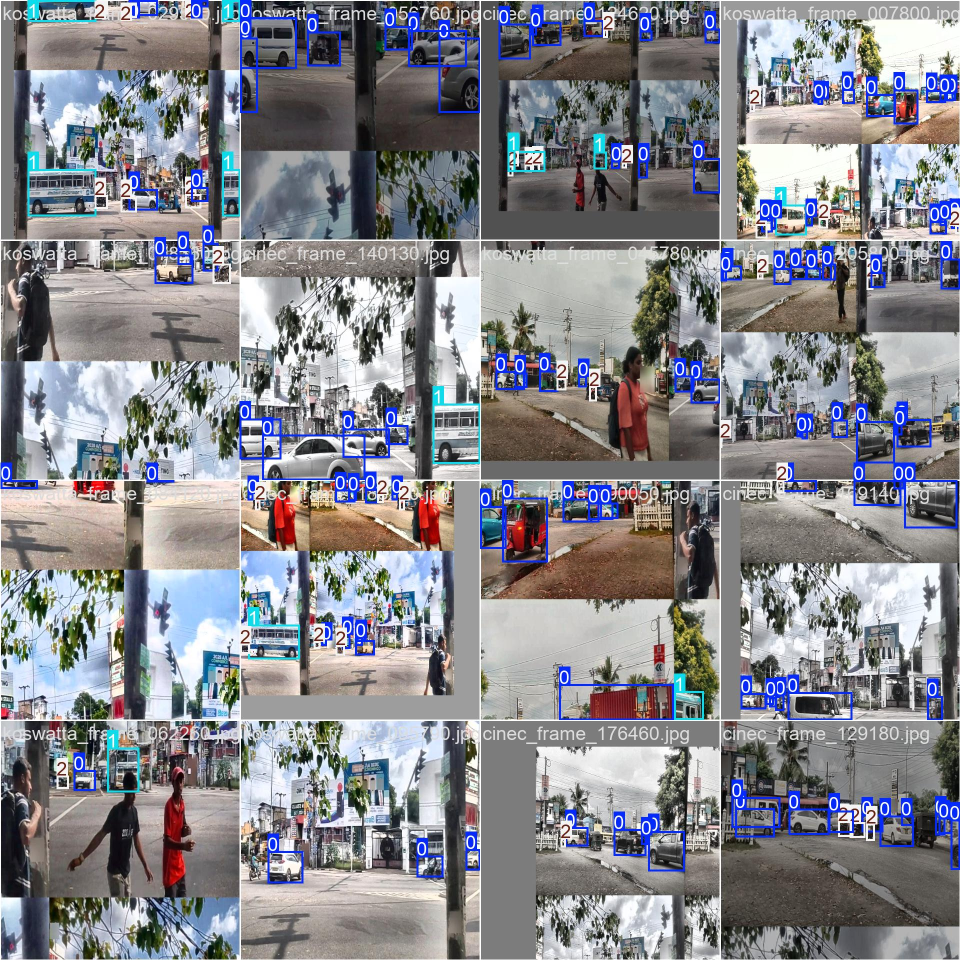
#> input picture runs/detect/train-6/train_batch0.jpg, 1920 x 1920 px (shown at 1/2 size)
$ python -i dataset_prep.py   (imports and definitions only)
#> lines starting #> are read from the running program, lines starting #| are printed output that depends on the picture; after the words box and inside, x2 and y2 are one past the last pixel; in counts of white or black regions, pixels touching at a corner belong together
#> further down, picture is the input picture: shape (1920, 1920, 3); mean B, G, R 140.2, 134.6, 134
### scripts/anonymize_privacy.py
import cv2

face_cascade = cv2.CascadeClassifier(cv2.data.haarcascades + 'haarcascade_frontalface_default.xml')

def blur_faces_and_plates(image):
    """
    Applies Gaussian blurring to pedestrian faces and license plate regions
    to protect commuter privacy under non-invasive field capture protocols.
    """
    gray = cv2.cvtColor(image, cv2.COLOR_BGR2GRAY)
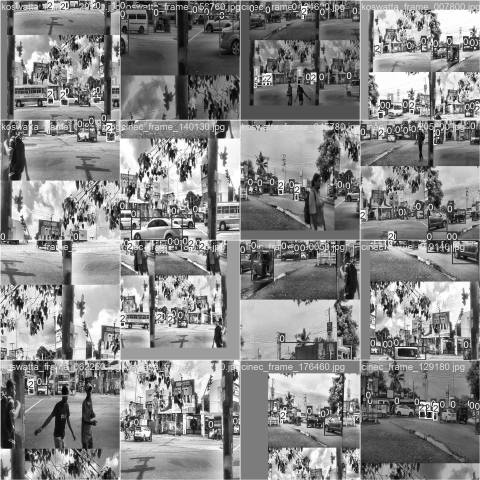
#> gray: shape (1920, 1920) (shown at 1/4 size); min 0, max 255, mean 135.1
    faces = face_cascade.detectMultiScale(gray, scaleFactor=1.1, minNeighbors=5, minSize=(30, 30))
#> faces = [[854, 750, 68, 68], [416, 747, 71, 71]]
    for (x, y, w, h) in faces:
        image[y:y+h, x:x+w] = cv2.GaussianBlur(image[y:y+h, x:x+w], (99, 99), 30)
#> this loop made 2 passes
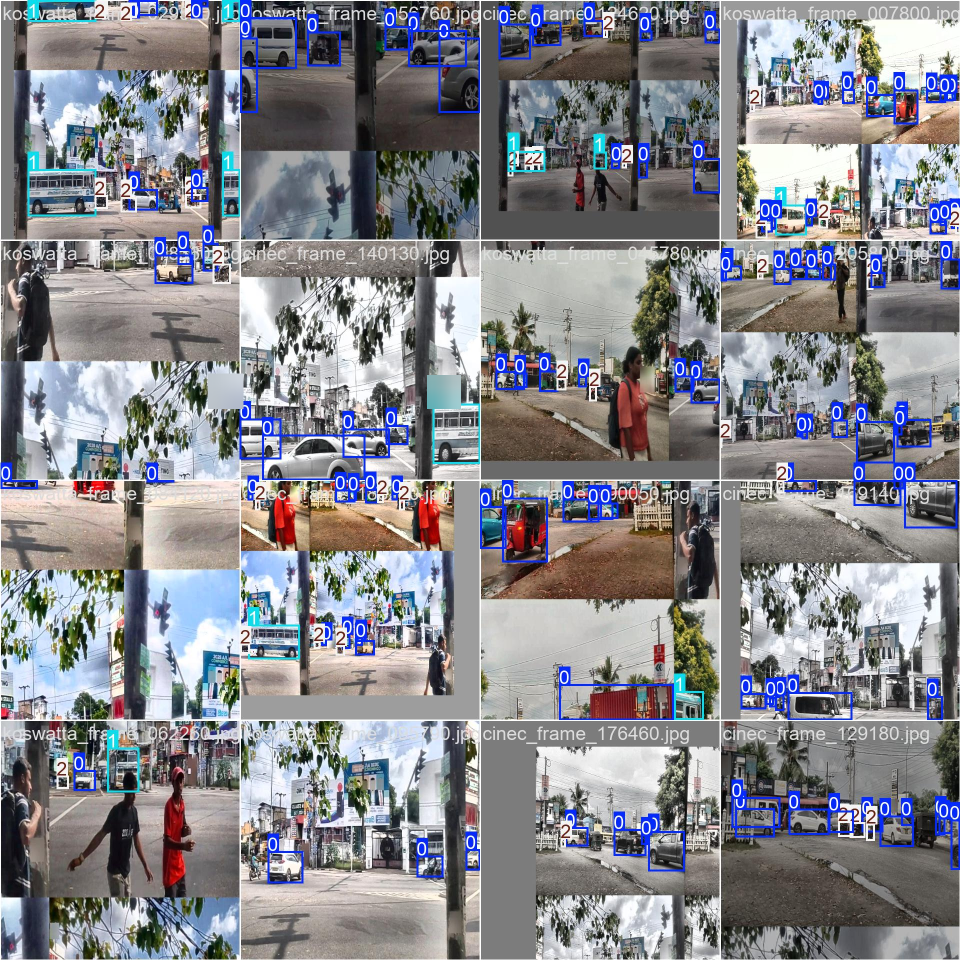
#> image: shape (1920, 1920, 3) (shown at 1/2 size); 0.26% of pixels changed, all inside (x1, y1, x2, y2) = (416, 747, 922, 818)
    return image

### scripts/dataset_prep.py
import os
import cv2
import numpy as np
import random
from anonymize_privacy import blur_faces_and_plates

RAW_DIR = "data/raw"
PROCESSED_IMG_DIR = "data/processed/images"
PROCESSED_LBL_DIR = "data/processed/labels"

# [3 lines not run here, left out]

def apply_preprocessing_pipeline(image):
    # 1. Privacy Anonymization (Faces & Plates)
    anonymized = blur_faces_and_plates(image)

    # 2. CLAHE Contrast Enhancement on Luminance Channel (Lab Color Space)
    lab = cv2.cvtColor(anonymized, cv2.COLOR_BGR2Lab)
#> lab: shape (1920, 1920, 3); mean of channels 0, 1, 2 141.9, 130.6, 125.7
    l, a, b = cv2.split(lab)
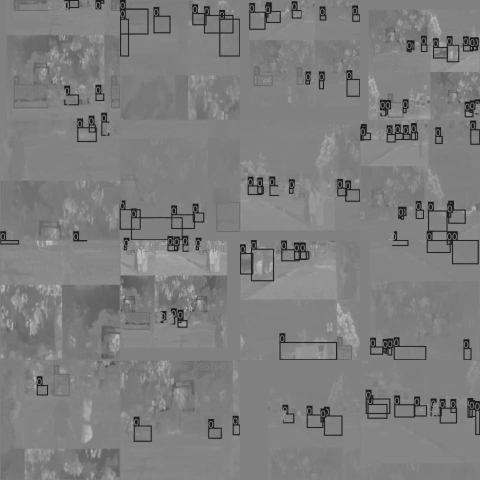
#> b: shape (1920, 1920) (shown at 1/4 size); min 22, max 204, mean 125.7
    clahe = cv2.createCLAHE(clipLimit=2.5, tileGridSize=(8, 8))
    cl = clahe.apply(l)
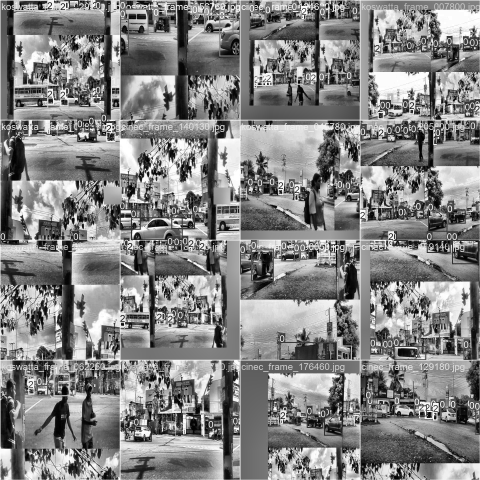
#> cl: shape (1920, 1920) (shown at 1/4 size); min 0, max 255, mean 132.2
    merged = cv2.merge((cl, a, b))
#> merged: shape (1920, 1920, 3); mean of channels 0, 1, 2 132.2, 130.6, 125.7
    enhanced = cv2.cvtColor(merged, cv2.COLOR_Lab2BGR)

    # 3. Resolution Standardization (640x640 bilinear interpolation)
    resized = cv2.resize(enhanced, (640, 640), interpolation=cv2.INTER_LINEAR)
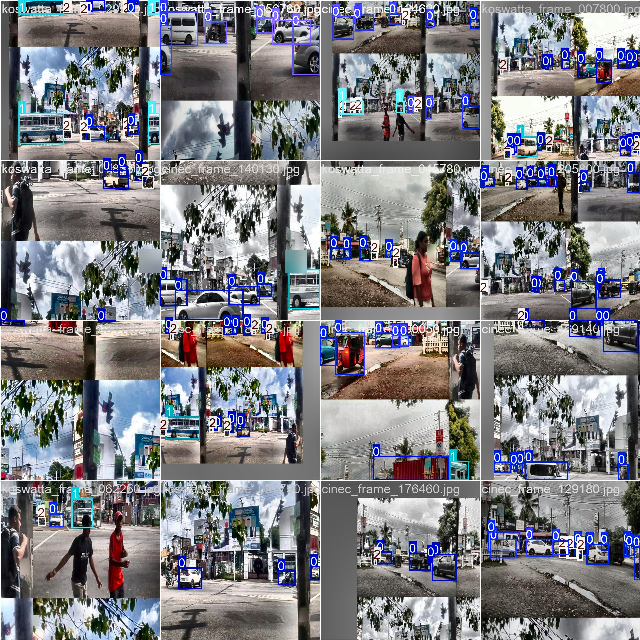
#> resized: shape (640, 640, 3); mean B, G, R 131, 125.6, 125.3
    return resized

# [27 lines left out: function process_junction_footages, not called in this run]

# [2 lines not run here, left out]

>>> import cv2
>>> picture = cv2.imread('../runs/detect/train-6/train_batch0.jpg')
>>> result = apply_preprocessing_pipeline(picture)

$ run again, on runs/detect/train-6/train_batch1.jpg
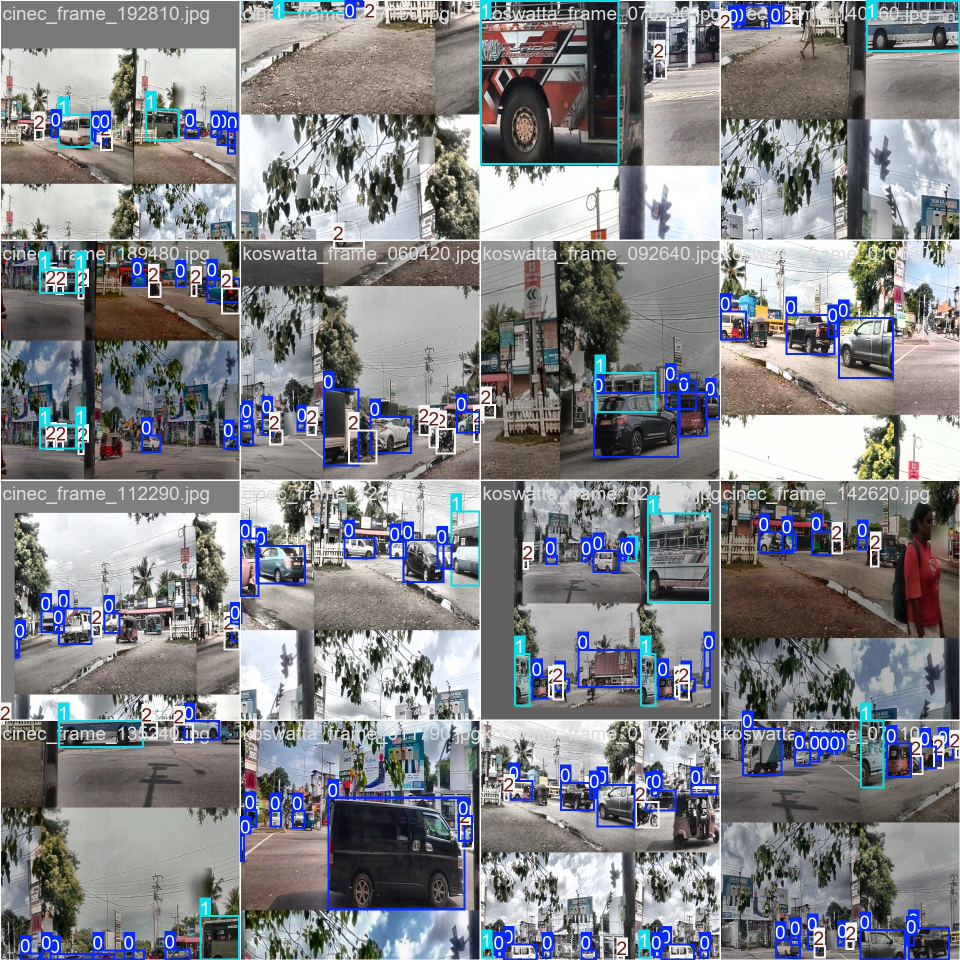
#> input picture runs/detect/train-6/train_batch1.jpg, 1920 x 1920 px (shown at 1/2 size)
#> picture is the input picture: shape (1920, 1920, 3); mean B, G, R 136.2, 132.1, 130.6
#> faces = [[830, 307, 49, 49], [1079, 732, 49, 49]]
#> the loop in blur_faces_and_plates, `for (x, y, w, h) in faces:` made 2 passes
#> after the loop in blur_faces_and_plates, `for (x, y, w, h) in faces:`:
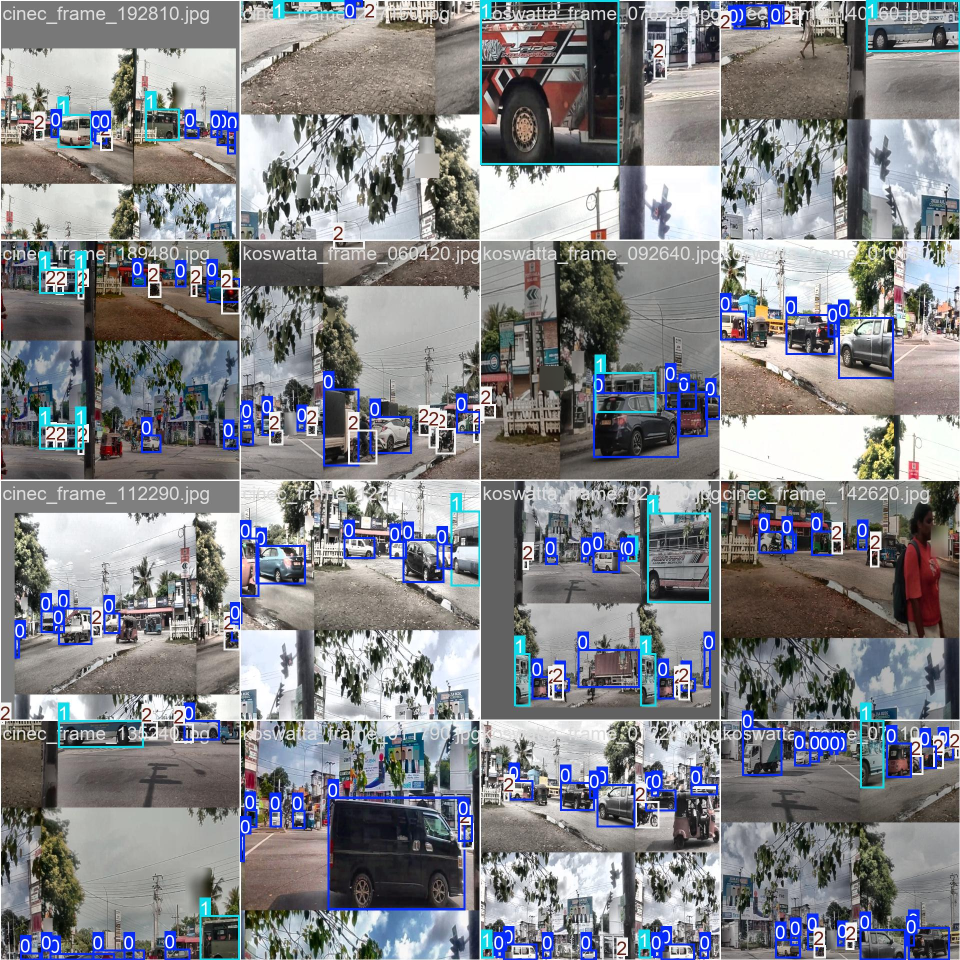
#> image: shape (1920, 1920, 3) (shown at 1/2 size); 0.13% of pixels changed, all inside (x1, y1, x2, y2) = (830, 307, 1128, 781)
#> lab: shape (1920, 1920, 3); mean of channels 0, 1, 2 138.8, 130, 126.3
#> merged: shape (1920, 1920, 3); mean of channels 0, 1, 2 133.9, 130, 126.3
#> in apply_preprocessing_pipeline, `resized = cv2.resize(enhanced, (640, 640), interpolation=cv2.INTER_LIN..`:
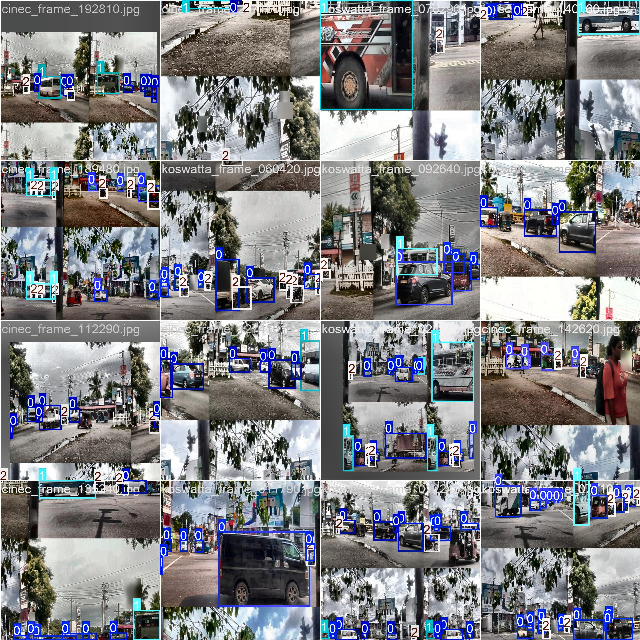
#> resized: shape (640, 640, 3); mean B, G, R 131.8, 127.9, 126.9

$ run again, on runs/detect/train-6/train_batch2.jpg
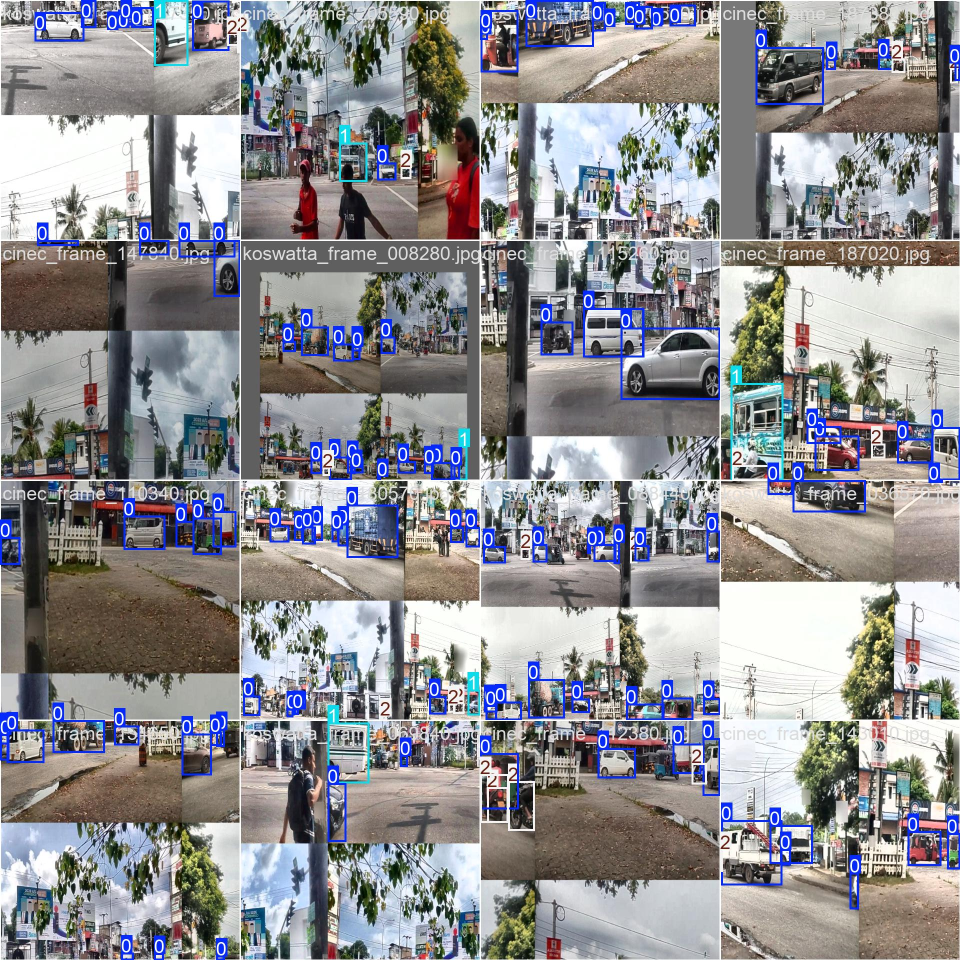
#> input picture runs/detect/train-6/train_batch2.jpg, 1920 x 1920 px (shown at 1/2 size)
#> picture is the input picture: shape (1920, 1920, 3); mean B, G, R 145.4, 142.3, 142.8
#> faces = [[697, 654, 52, 52], [1179, 1511, 112, 112], [219, 1040, 149, 149], [341, 1627, 166, 166]]
#> the loop in blur_faces_and_plates, `for (x, y, w, h) in faces:` made 4 passes
#> after the loop in blur_faces_and_plates, `for (x, y, w, h) in faces:`:
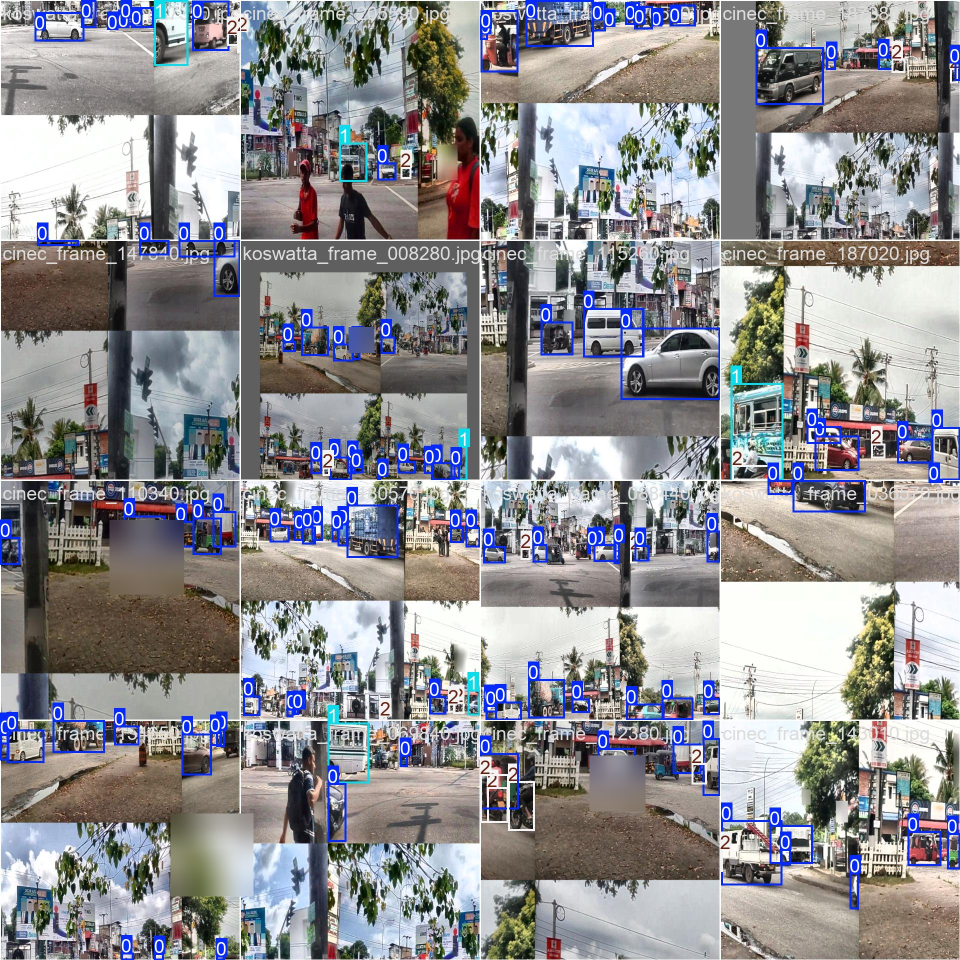
#> image: shape (1920, 1920, 3) (shown at 1/2 size); 1.76% of pixels changed, all inside (x1, y1, x2, y2) = (219, 654, 1291, 1793)
#> lab: shape (1920, 1920, 3); mean of channels 0, 1, 2 149.4, 130.4, 127.1
#> merged: shape (1920, 1920, 3); mean of channels 0, 1, 2 137.6, 130.4, 127.1
#> in apply_preprocessing_pipeline, `resized = cv2.resize(enhanced, (640, 640), interpolation=cv2.INTER_LIN..`:
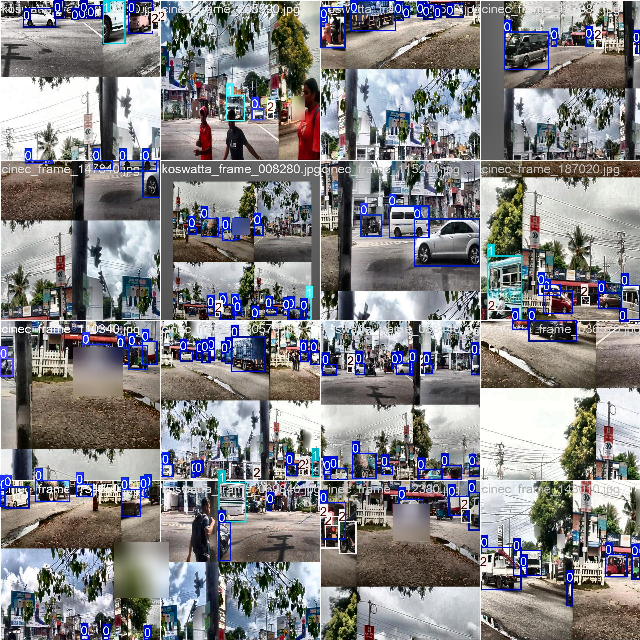
#> resized: shape (640, 640, 3); mean B, G, R 134.1, 131.2, 131.9
